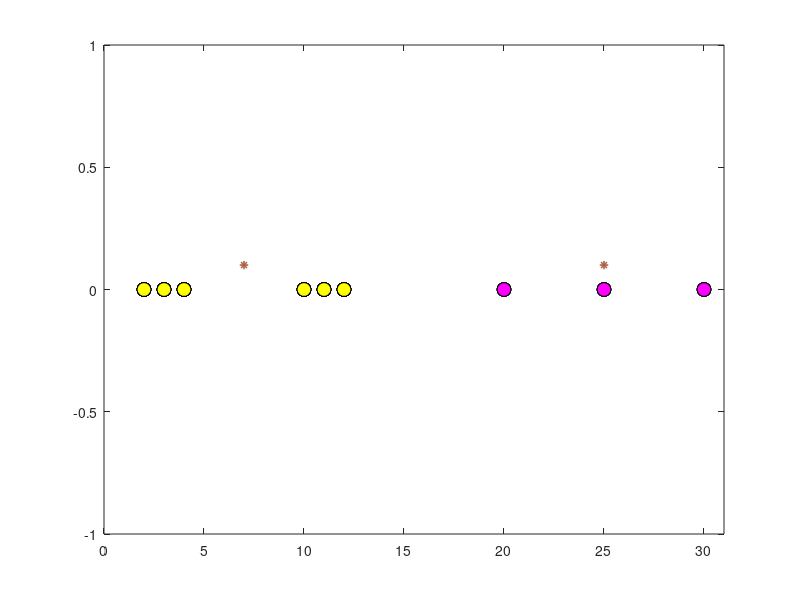

The MATLAB script that drew this image:

clear all
close all

x = [2 3 4 10 11 12 20 25 30];

m=numel(x);

figure(1)
plot(x,zeros(1,m),'ko','MarkerSize',10)

axis([0 31 -1 1]);

hold on


k=2;

#Definimos los valores iniciales de Mu_t:
Mu_t=[2 10];
Mu_tmas1=zeros(1,k);


#Grafica con nuestros valores de centroides iniciales
plot(Mu_t,ones(1,k)*0.1,'*')

hold off

color=['y','m','r'];


#algoritmo:
while(true)
  C=cell(1,k);
  

  
  for i=1:m
    
    for j=1:k
      

      dist(j)=(x(i)-Mu_t(j))^2;
    end
    

    [~,ind]=min(dist);
    
    C{ind}=[C{ind};x(i)];
  end
  
  figure(1)
  
  plot(x,zeros(1,m),'ko','MarkerSize',10)
  
  hold on

  axis([0 31 -1 1]);

  plot(Mu_t,ones(1,k)*0.1,'*')
  
  for j=1:k
    plot(C{j},zeros(numel(C{j})),'ko','MarkerFaceColor',color(j),'MarkerSize',10)
    
    Mu_tmas1(j)=mean(C{j});
  end
  #pause(0.5)
  plot(Mu_tmas1,ones(1,k)*0.1,'*')
  hold off
  
  if sum(sqrt((Mu_t-Mu_tmas1).^2))<=eps
    break;
  end
  Mu_t=Mu_tmas1;
end

Mu_t

fprintf('Para K = %d:\n', k);

for i = 1:numel(C)
  fprintf('Centroide %d = %d\n', i, Mu_t(i));
  fprintf('C%d: \n', i);
  disp(C{1,i});
end  
